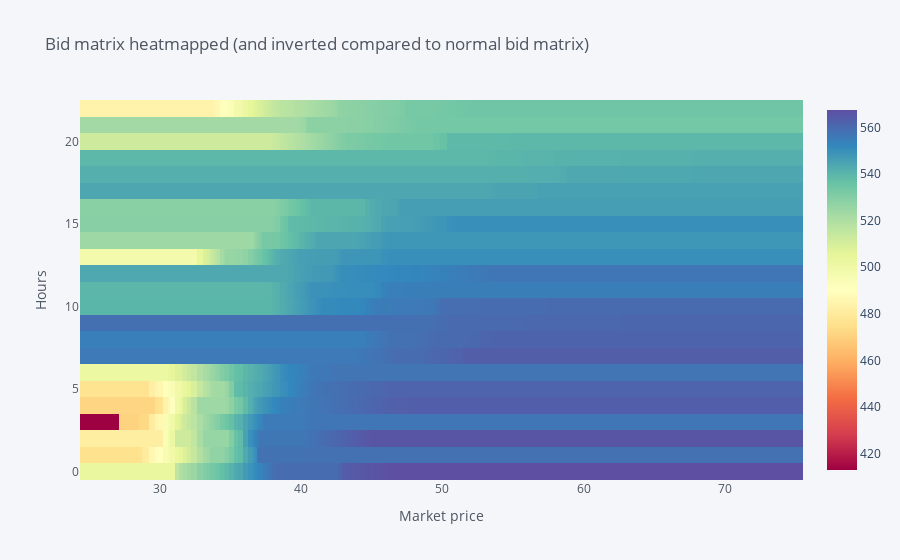

The notebook cell this image was saved under:
### Markdown cell above
When we are satisfied with a data structure that fulfill our needs, we can either print it or plot it to review it

### Code cell
# Plotting bid matrices with different properties
bid_matrix.iplot(kind='heatmap', colorscale='spectral',title="Bid matrix heatmapped (and inverted compared to normal bid matrix)",xaxis_title ="Market price", yaxis_title="Hours")

### Figure 1 — Plotly figure (JSON) as saved in the notebook; plotly's stock layout.template omitted (floating-point values rounded to 4 significant figures; data arrays with more than 128 entries replaced by an {"elided": "..."} marker saying what was removed)
{"data": [{"colorscale": [[0, "rgb(158,1,66)"], [0.1, "rgb(213,62,79)"], [0.2, "rgb(244,109,67)"], [0.3, "rgb(253,174,97)"], [0.4, "rgb(254,224,139)"], [0.5, "rgb(255,255,191)"], [0.6, "rgb(230,245,152)"], [0.7, "rgb(171,221,164)"], [0.8, "rgb(102,194,165)"], [0.9, "rgb(50,136,189)"], [1, "rgb(94,79,162)"]], "type": "heatmap", "x": {"elided": "230 float values"}, "y": [0, 1, 2, 3, 4, 5, 6, 7, 8, 9, 10, 11, 12, 13, 14, 15, 16, 17, 18, 19, 20, 21, 22], "z": {"elided": "23x230 float values"}, "zmax": 567.4, "zmin": 412.9}], "layout": {"autosize": true, "legend": {"bgcolor": "#F5F6F9", "font": {"color": "#4D5663"}}, "paper_bgcolor": "#F5F6F9", "plot_bgcolor": "#F5F6F9", "title": {"font": {"color": "#4D5663"}, "text": "Bid matrix heatmapped (and inverted compared to normal bid matrix)"}, "xaxis": {"autorange": true, "gridcolor": "#E1E5ED", "range": [24.37, 75.52], "showgrid": true, "tickfont": {"color": "#4D5663"}, "title": {"font": {"color": "#4D5663"}, "text": "Market price"}, "type": "linear", "zerolinecolor": "#E1E5ED"}, "yaxis": {"autorange": true, "gridcolor": "#E1E5ED", "range": [-0.5, 22.5], "showgrid": true, "tickfont": {"color": "#4D5663"}, "title": {"font": {"color": "#4D5663"}, "text": "Hours"}, "type": "linear", "zerolinecolor": "#E1E5ED"}}}
